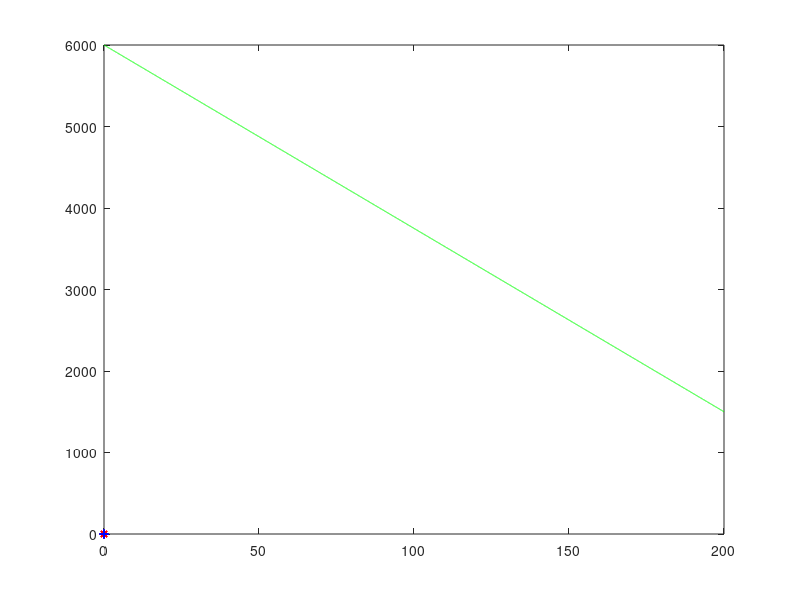

MATLAB code for this plot:
clear

files = dir('C:/Users/Jordan/Documents/This Semester/ECE 759/Project2/NoWaterTraining/*.jpg');
path = 'C:/Users/Jordan/Documents/This Semester/ECE 759/Project2/NoWaterTraining/';
i = 1;
x = zeros(1,10);
y = zeros(1,10);
for file = files'
    RGB = imread(strcat(path,file.name));
    x(i) = mean2(RGB);
    std_dev = std2(RGB);
    y(i) = std_dev^2;
    i = i + 1;
end

files = dir('C:/Users/Jordan/Documents/This Semester/ECE 759/Project2/ImagesWithWaterTRAINING/*.jpg');
path = 'C:/Users/Jordan/Documents/This Semester/ECE 759/Project2/ImagesWithWaterTRAINING/';
i = 1;
h = zeros(1,20);
k = zeros(1,20);
for file = files'
    RGB = imread(strcat(path,file.name));
    r = RGB(:,:,1);
    g = RGB(:,:,2);
    b = RGB(:,:,3);
    t = find((r>240) & (g>220) & (b<50));
    r(t) = [];
    g(t) = [];
    b(t) = [];
    RGB = cat(3,r,g,b);
    h(i) = mean2(RGB);
    std_dev = std2(RGB);
    k(i) = std_dev^2;
    i = i + 1;
end

a = 0:.01:200;

b = -22.5*a + 6000;
plot(x,y,'r*',h,k,'b+')
hold on
plot(a,b, 'g')




